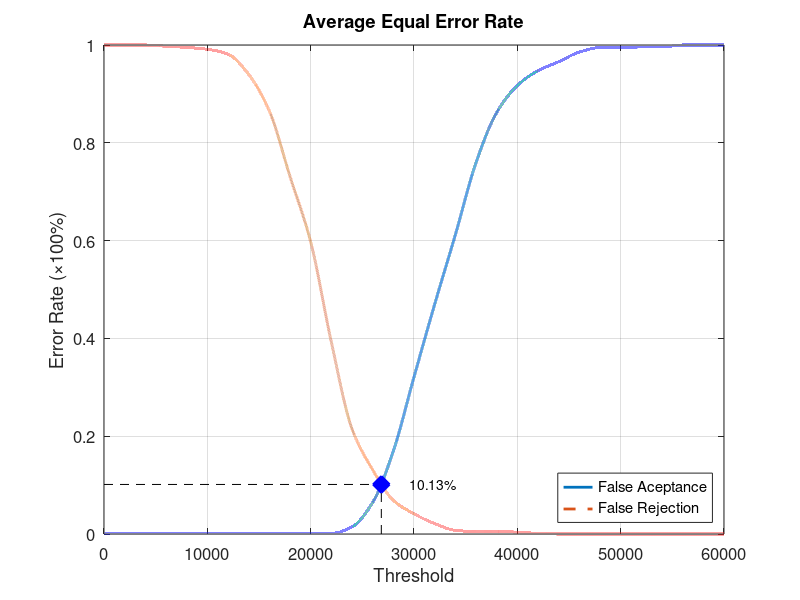
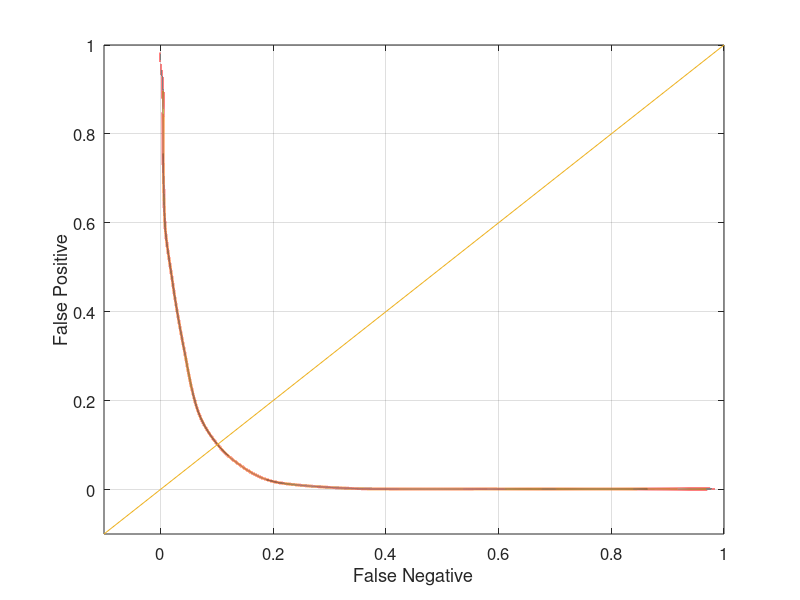

Here is the MATLAB script that generated these plots, in order:
function yEER = Experiment1Average
close all;
clear;
clc;
x = 0:2000:60000;
xq = 0:0.5:60000;

y0 = [0 0.00131579 0.00131579 0.00131579 0.00131579 0.00131579 0.00131579 0.00131579 0.00131579 0.00131579 0.00131579 0.00131579 0.0144737 0.0644737 0.169737 0.321053 0.469737 0.611842 0.75921 0.861842 0.917105 0.947368 0.965789 0.985526 0.994737 0.994737 0.996053 0.996053 1 1 1];
yy0 = interp1(x, y0, xq, 'pchip');
y1 = [1 1 1 0.9975 0.995 0.99125 0.98125 0.94 0.865 0.73125 0.5975 0.3925 0.215 0.13125 0.06875 0.04125 0.02125 0.0075 0.005 0.005 0.00375 0.00125 0 0 0 0 0 0 0 0 0];
yy1 = interp1(x, y1, xq, 'pchip');

% Calculating EER: 
y2 = abs(y0 - y1);
find(y2 == min(y2))
yy2 = abs(yy0 - yy1);
xEER = find(yy2 == min(yy2));
xEERIndex = xq(xEER) % X-axis EER
yEER = yy0(xEER) % Y-axis EER

main = figure
plot(xq, yy0,'-','LineWidth', 2);	hold on
plot(xq, yy1,'--','LineWidth', 2);	hold on
plot([xEERIndex xEERIndex], [0 yEER], 'k--');	hold on
plot([0 xEERIndex], [yEER yEER], 'k--');	hold on
plot(xEERIndex, yEER, 'bx', 'LineWidth', 10);	hold on
text(xEERIndex + 10 * xEERIndex / 100, yEER, [num2str(round((10000 * yEER)) / 100) '%'])
legend('False Aceptance', 'False Rejection', 'Location', 'SouthEast')
xlabel('Threshold')
ylabel('Error Rate (\times100%)')
title('Average Equal Error Rate')
set(gca, 'FontSize', 12)
axis([0 60000 0 1])
grid on

print(main, 'Experiment1AverageMain', '-dpng');
FNRxFPR = figure('Color', [1 1 1]);
plot(yy1, yy0, '-', yy1, yy0, 'LineWidth', 2);
hold on
y = -0.1:0.1:1
plot(y, y); 
set(gca, 'FontSize', 12)
xlabel('False Negative')
ylabel('False Positive')
axis([-0.1 1 -0.1 1])
set(gca, 'FontSize', 12)
grid on

print(FNRxFPR, 'Experiment1AverageFNRxFPR','-dpng');
end
